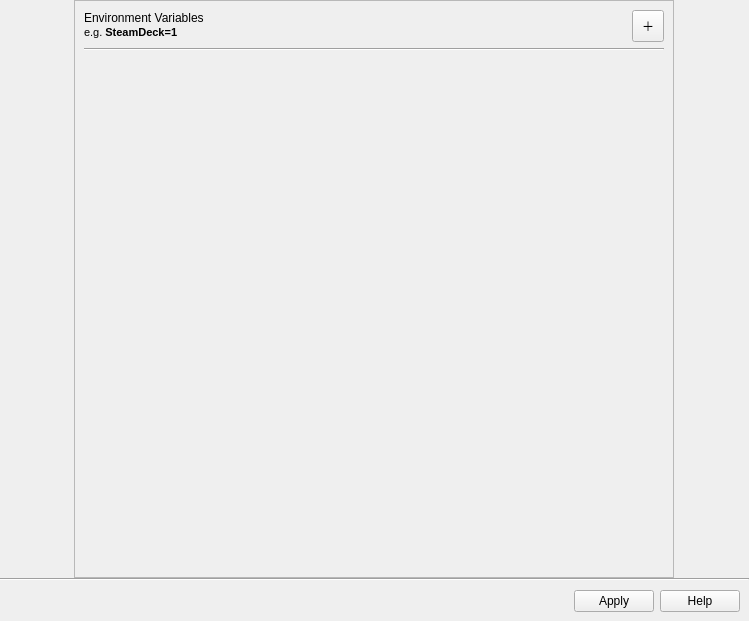
<?xml version="1.0" encoding="UTF-8"?>
<ui version="4.0">
 <class>Form</class>
 <widget class="QWidget" name="Form">
  <property name="geometry">
   <rect>
    <x>0</x>
    <y>0</y>
    <width>749</width>
    <height>621</height>
   </rect>
  </property>
  <property name="windowTitle">
   <string>Form</string>
  </property>
  <layout class="QVBoxLayout" name="verticalLayout">
   <property name="spacing">
    <number>0</number>
   </property>
   <property name="leftMargin">
    <number>0</number>
   </property>
   <property name="topMargin">
    <number>0</number>
   </property>
   <property name="rightMargin">
    <number>0</number>
   </property>
   <property name="bottomMargin">
    <number>0</number>
   </property>
   <item>
    <layout class="QHBoxLayout" name="horizontalLayout">
     <item>
      <widget class="QScrollArea" name="variables_list">
       <property name="maximumSize">
        <size>
         <width>600</width>
         <height>16777215</height>
        </size>
       </property>
       <property name="widgetResizable">
        <bool>true</bool>
       </property>
       <widget class="QWidget" name="scrollAreaWidgetContents">
        <property name="geometry">
         <rect>
          <x>0</x>
          <y>0</y>
          <width>600</width>
          <height>570</height>
         </rect>
        </property>
        <layout class="QVBoxLayout" name="verticalLayout_4">
         <item>
          <layout class="QHBoxLayout" name="top_bar">
           <item>
            <widget class="QWidget" name="widget" native="true">
             <layout class="QVBoxLayout" name="verticalLayout_3">
              <property name="spacing">
               <number>0</number>
              </property>
              <property name="leftMargin">
               <number>0</number>
              </property>
              <property name="topMargin">
               <number>0</number>
              </property>
              <property name="rightMargin">
               <number>0</number>
              </property>
              <property name="bottomMargin">
               <number>0</number>
              </property>
              <item>
               <widget class="QLabel" name="label">
                <property name="sizePolicy">
                 <sizepolicy hsizetype="Maximum" vsizetype="Maximum">
                  <horstretch>0</horstretch>
                  <verstretch>0</verstretch>
                 </sizepolicy>
                </property>
                <property name="text">
                 <string>&lt;html&gt;&lt;head/&gt;&lt;body&gt;&lt;p&gt;Environment Variables&lt;/p&gt;&lt;/body&gt;&lt;/html&gt;</string>
                </property>
               </widget>
              </item>
              <item>
               <widget class="QLabel" name="label_2">
                <property name="sizePolicy">
                 <sizepolicy hsizetype="Maximum" vsizetype="Maximum">
                  <horstretch>0</horstretch>
                  <verstretch>0</verstretch>
                 </sizepolicy>
                </property>
                <property name="toolTip">
                 <string>&lt;html&gt;&lt;head/&gt;&lt;body&gt;&lt;p&gt;SteamDeck=1 is an environment variable that tells games to treat your device as a SteamDeck, while SteamDeck=0 tells them to do the opposite. The effects of this are entirely dependent on the game.</string>
                </property>
                <property name="text">
                 <string>&lt;html&gt;&lt;head/&gt;&lt;body&gt;&lt;p&gt;&lt;span style=&quot; font-size:8pt;&quot;&gt;e.g. &lt;/span&gt;&lt;span style=&quot; font-size:8pt; font-weight:700;&quot;&gt;SteamDeck=1&lt;/span&gt;&lt;/p&gt;&lt;/body&gt;&lt;/html&gt;</string>
                </property>
               </widget>
              </item>
             </layout>
            </widget>
           </item>
           <item>
            <widget class="QToolButton" name="add_entry">
             <property name="sizePolicy">
              <sizepolicy hsizetype="Fixed" vsizetype="Fixed">
               <horstretch>0</horstretch>
               <verstretch>0</verstretch>
              </sizepolicy>
             </property>
             <property name="minimumSize">
              <size>
               <width>32</width>
               <height>32</height>
              </size>
             </property>
             <property name="maximumSize">
              <size>
               <width>32</width>
               <height>32</height>
              </size>
             </property>
             <property name="text">
              <string>＋</string>
             </property>
             <property name="icon">
              <iconset theme="QIcon::ThemeIcon::ListAdd"/>
             </property>
            </widget>
           </item>
          </layout>
         </item>
         <item>
          <widget class="Line" name="line">
           <property name="orientation">
            <enum>Qt::Orientation::Horizontal</enum>
           </property>
          </widget>
         </item>
         <item>
          <widget class="QWidget" name="additional_entries" native="true">
           <layout class="QVBoxLayout" name="verticalLayout_5">
            <property name="spacing">
             <number>0</number>
            </property>
            <property name="leftMargin">
             <number>0</number>
            </property>
            <property name="topMargin">
             <number>0</number>
            </property>
            <property name="rightMargin">
             <number>0</number>
            </property>
            <property name="bottomMargin">
             <number>0</number>
            </property>
           </layout>
          </widget>
         </item>
         <item>
          <spacer name="verticalSpacer">
           <property name="orientation">
            <enum>Qt::Orientation::Vertical</enum>
           </property>
           <property name="sizeHint" stdset="0">
            <size>
             <width>20</width>
             <height>496</height>
            </size>
           </property>
          </spacer>
         </item>
        </layout>
       </widget>
      </widget>
     </item>
    </layout>
   </item>
   <item>
    <widget class="Line" name="line_2">
     <property name="orientation">
      <enum>Qt::Orientation::Horizontal</enum>
     </property>
    </widget>
   </item>
   <item>
    <widget class="QWidget" name="widget_4" native="true">
     <property name="sizePolicy">
      <sizepolicy hsizetype="Preferred" vsizetype="Maximum">
       <horstretch>0</horstretch>
       <verstretch>0</verstretch>
      </sizepolicy>
     </property>
     <layout class="QVBoxLayout" name="verticalLayout_6">
      <item>
       <widget class="QDialogButtonBox" name="buttonBox">
        <property name="orientation">
         <enum>Qt::Orientation::Horizontal</enum>
        </property>
        <property name="standardButtons">
         <set>QDialogButtonBox::StandardButton::Apply|QDialogButtonBox::StandardButton::Help</set>
        </property>
       </widget>
      </item>
     </layout>
    </widget>
   </item>
  </layout>
 </widget>
 <resources/>
 <connections/>
</ui>
